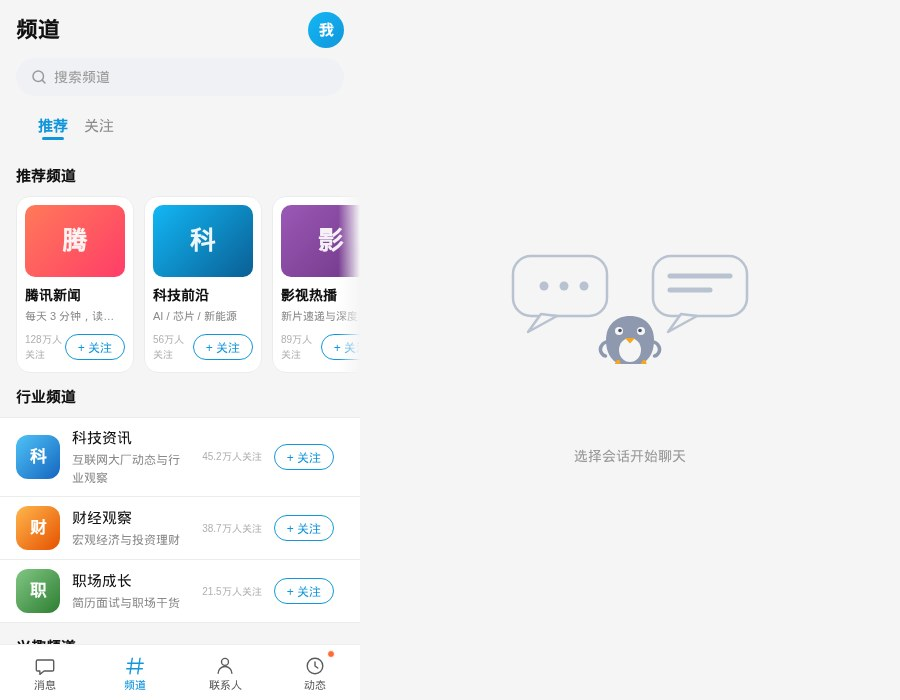
#> input picture docs/tgqq/fixtures/shots/channels-tab.jpg, 900 x 700 px
$ python _verify5.py
#> lines starting #> are read from the running program, lines starting #| are printed output that depends on the picture; after the words box and inside, x2 and y2 are one past the last pixel; in counts of white or black regions, pixels touching at a corner belong together
import numpy as np
from PIL import Image
def load(f): return np.array(Image.open(f).convert("RGB")).astype(int)
#> called with f = 'channels-tab.jpg'

# definitive 关注 button hue = mean of blue-flagged pixels only
a=load("channels-tab.jpg")[:,:360]
r,g,b=a[:,:,0],a[:,:,1],a[:,:,2]
blue=(b>120)&(b>r+25)&(b>=g-15)
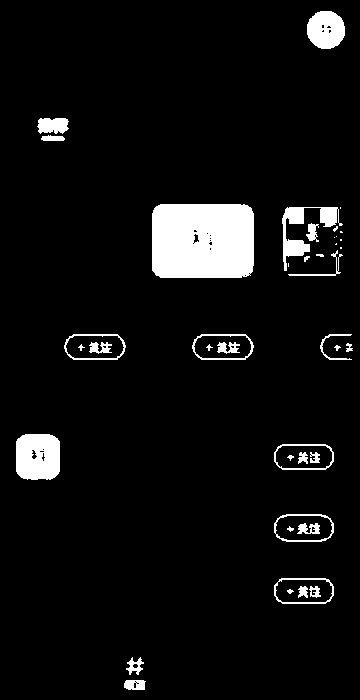
#> blue: shape (700, 360) bool; 6.1% white; 41 white regions (10 under 20 px), largest, box (x1, y1, x2, y2) and area: (152, 204, 254, 278) 7372, (16, 434, 60, 480) 1846, (282, 207, 343, 271) 1155
m=blue[161:227,283:341]
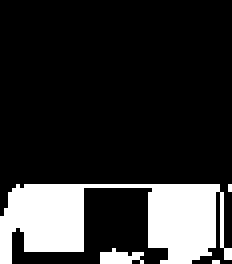
#> m: shape (66, 58) bool (shown 4 times larger); 18.6% white; 4 white regions (2 under 20 px), largest, box (x1, y1, x2, y2) and area: (0, 46, 58, 66) 678, (25, 62, 36, 66) 30
px=a[161:227,283:341][m]
#> px = 712 rows, first 8: [138, 95, 164], [153, 86, 179], [153, 86, 179], [153, 86, 179], [152, 85, 178], [151, 84, 177], [150, 83, 176], [150, 83, 176]
print("channels 关注 button BLUE-px hue mean:", tuple(px.mean(0).round(0).astype(int)), "n=",len(px))
#| channels 关注 button BLUE-px hue mean: (144, 80, 170) n= 712

# dynamics header: locate title text (dark or blue) excluding avatar x300-345 & camera
a=load("dynamics-tab.jpg")[:,:360]
#> call 2 of load, with f = 'dynamics-tab.jpg'
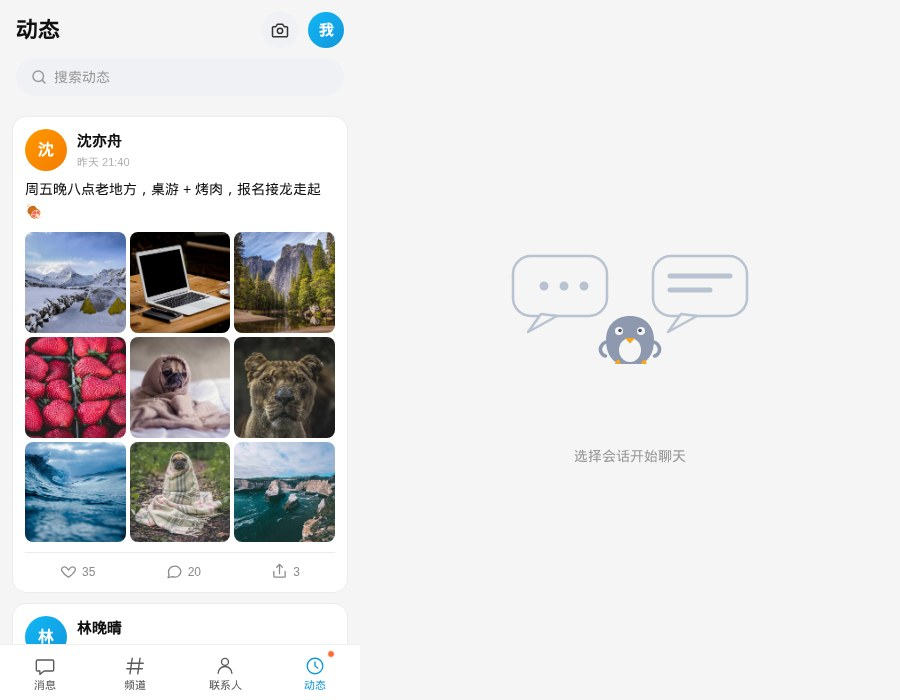
#> input picture docs/tgqq/fixtures/shots/dynamics-tab.jpg, 900 x 700 px
r,g,b=a[:,:,0],a[:,:,1],a[:,:,2]
dark=(r<110)&(g<110)&(b<110)
#> dark: shape (700, 360) bool; 15.1% white; 334 white regions (263 under 20 px), largest, box (x1, y1, x2, y2) and area: (234, 337, 335, 438) 8818, (234, 478, 335, 542) 4505, (234, 233, 335, 333) 4486
blue=(b>120)&(b>r+25)&(b>=g-15)
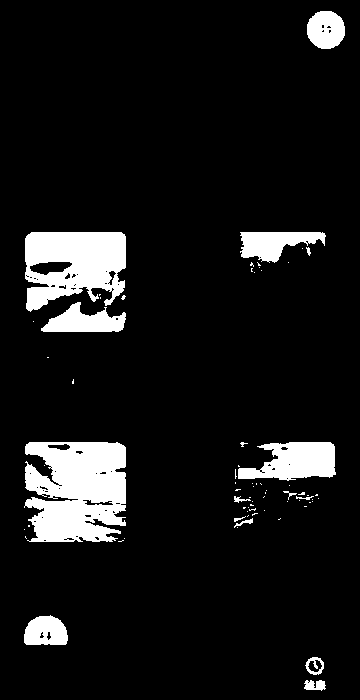
#> blue: shape (700, 360) bool; 9.1% white; 70 white regions (55 under 20 px), largest, box (x1, y1, x2, y2) and area: (24, 442, 126, 542) 8420, (25, 232, 126, 312) 5870, (238, 442, 336, 481) 2634
print("dynamics header DARK px y14-44:", [(int(xs.min()),int(xs.max()),int(ys.min()+14),int(ys.max()+14),len(xs)) for xs,ys in [(np.where(dark[14:44])[1],np.where(dark[14:44])[0])] if len(xs)])
#| dynamics header DARK px y14-44: [(17, 287, 19, 38, 458)]
print("dynamics header BLUE px y14-44 (excl x300-345):")
ys,xs=np.where(blue[14:44])
#> ys = 997 values from 0 to 29; xs = 997 values, max 344 at index 413, min 307 at index 308, mean 325.5
xs2=xs[(xs<295)]
#> xs2 = empty array
if len(xs2):
    print("   x",int(xs2.min()),"-",int(xs2.max()),"y",int(ys.min()+14),"-",int(ys.max()+14),"n=",len(xs2))
    # mean color of those blue px
    print("   hue:",tuple(a[14:44, :][blue[14:44]][:, :][np.where(blue[14:44])[0]][:len(xs2)].mean(0).round(0).astype(int)) if False else "see below")
    sub=a[14:44][blue[14:44]]
    print("   hue mean:",tuple(sub.mean(0).round(0).astype(int)))
else:
    print("   none")

# contacts header title: scan for dark text y14-44 x40-200
a=load("contacts-tab.jpg")[:,:360]
#> call 3 of load, with f = 'contacts-tab.jpg'
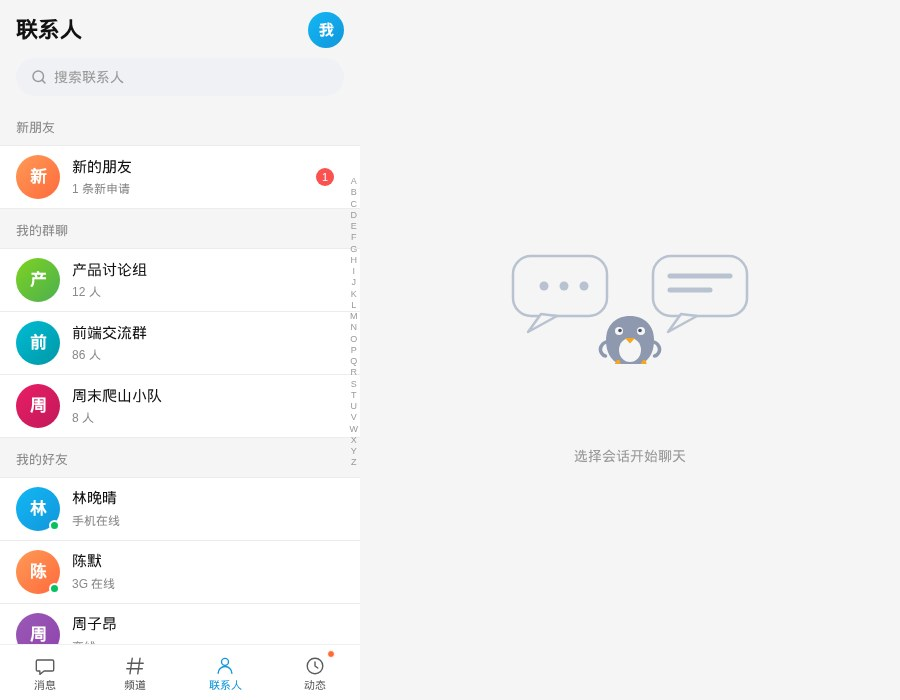
#> input picture docs/tgqq/fixtures/shots/contacts-tab.jpg, 900 x 700 px
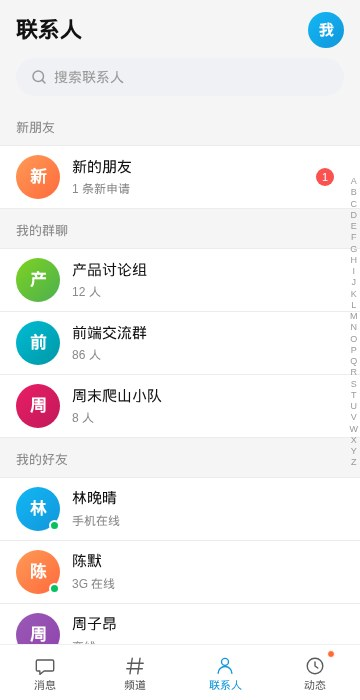
#> a: shape (700, 360, 3) int64; mean R, G, B 242.4, 242.7, 242.9
dark=(a[:,:,0]<110)&(a[:,:,1]<110)&(a[:,:,2]<110)
#> dark: shape (700, 360) bool; 0.85% white in thin lines or dots, all inside (x1, y1, x2, y2) = (17, 19, 323, 689)
ys,xs=np.where(dark[14:44,30:200])
#> ys = 355 values from 5 to 24; xs = 355 values, max 50 at index 321, min 0 at index 48, mean 21.02
if len(xs): print("contacts title DARK x30-200 y14-44: x",int(xs.min()+30),"-",int(xs.max()+30)," n=",len(xs))
#| contacts title DARK x30-200 y14-44: x 30 - 80  n= 355
else: print("contacts title DARK: none in x30-200")

# channels header title
a=load("channels-tab.jpg")[:,:360]
dark=(a[:,:,0]<110)&(a[:,:,1]<110)&(a[:,:,2]<110)
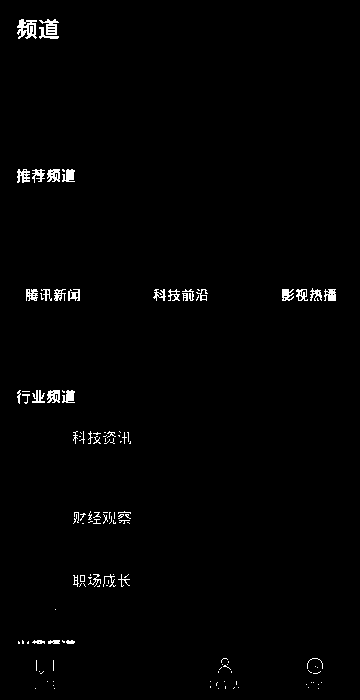
#> dark: shape (700, 360) bool; 1.3% white in thin lines or dots, all inside (x1, y1, x2, y2) = (17, 19, 336, 689)
ys,xs=np.where(dark[14:44,30:200])
#> ys = 318 values from 5 to 24; xs = 318 values, max 28 at index 62, min 0 at index 4, mean 14.5
if len(xs): print("channels title DARK x30-200 y14-44: x",int(xs.min()+30),"-",int(xs.max()+30)," n=",len(xs))
#| channels title DARK x30-200 y14-44: x 30 - 58  n= 318
else: print("channels title DARK: none in x30-200")
